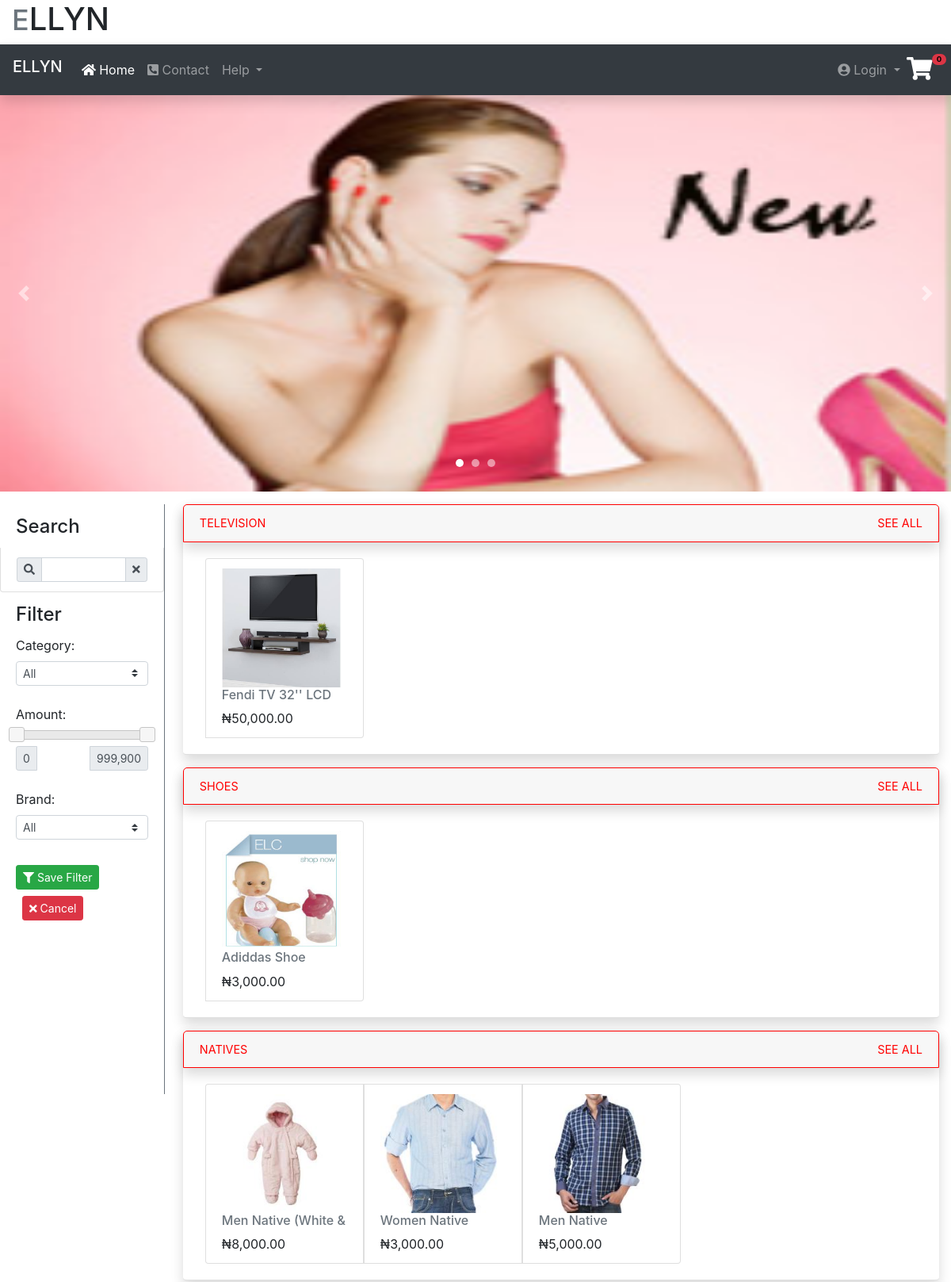
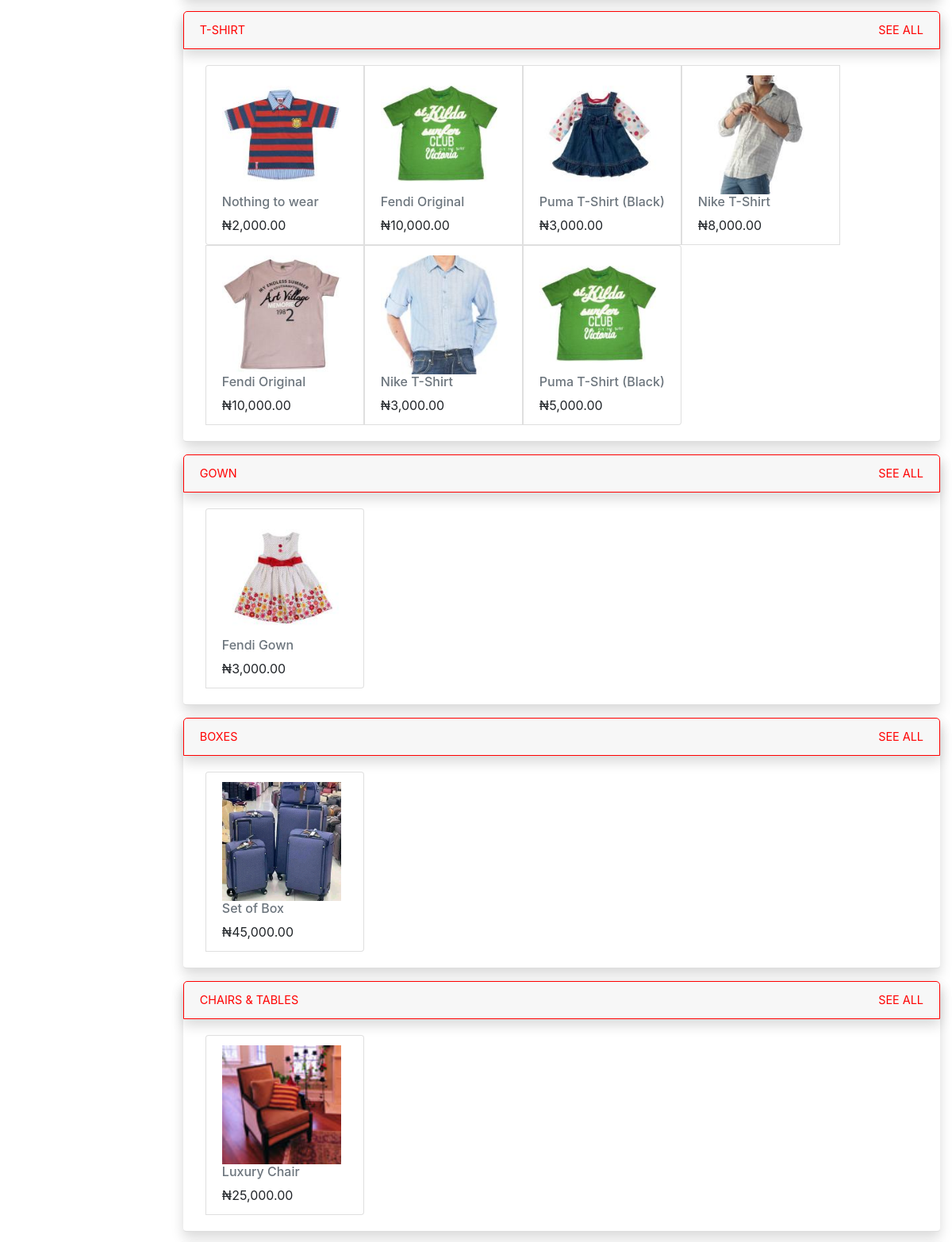
The page / (upper part) on the database its author committed (2 pictures, top to bottom).
### tables this page shows
CREATE TABLE `subcat` (
  `subcat_id` int(11) NOT NULL,
  `cat_id` int(11) NOT NULL,
  `item_subcat` varchar(15) NOT NULL
);

CREATE TABLE `items` (
  `item_id` varchar(11) NOT NULL,
  `item_name` varchar(50) NOT NULL,
  `item_category` int(11) NOT NULL,
  `item_subcat` int(11) NOT NULL,
  `item_brand` int(11) NOT NULL,
  `item_amount` double NOT NULL,
  `item_qty` int(11) NOT NULL,
  `item_size` varchar(20) NOT NULL,
  `item_color` varchar(50) NOT NULL,
  `item_date` date NOT NULL
);

### user-validation.php (called while the page is built, shortened)
<?php
    $isLoggedIn = false;
?>

### index_backend.php (the view, shortened to what this page needs)
<?php
    function getItemCat($cat){
        $data =[];
        $id = ($cat=='subcat')?$cat.'_id':'cat_id';
        $sql = "SELECT * FROM $cat";
        $query = mysqli_query($GLOBALS['$con'],$sql) or die("error - category");
        while($row = mysqli_fetch_assoc($query))
            $data[] = [$id => $row[$id],'item_'.$cat => $row['item_'.$cat]];
        return $data;
    }
    function other_items($group){
        $cat = getItemCat($group);
        $id = ($group=='subcat')?$group.'_id':'cat_id';
        $col = 'item_'.$group;
        for($j=0;$j<sizeof($cat);$j++){
            $item_cat = $cat[$j];
            $data ='<div class="item-card shadow mb-3">
                        <div class="item-card-header shadow item_other" >
                            <span class="">'.strtoupper($item_cat[$col]).'</span>
                            <a href="pool.php?ty='.$item_cat[$id].'" class="card-link" style="">SEE ALL</a>
                        </div>
                        <div class="item-card-body ">
                            <div class="d-flex flex-wrap list-group list-group-horizontal items pl-2" >';
            $sql = "SELECT * FROM items WHERE $col='$item_cat[$id]' ORDER BY item_date DESC LIMIT 0,10";
            $query = mysqli_query($GLOBALS['$con'],$sql) or die("error fetch items - key $key - SQL: ".$sql);
            while($row = mysqli_fetch_assoc($query)){
                $data .= '<div class="list-group-item item-info" id="'.$row['item_id'].'">
                                <img src="image/'.$row['item_id'].'_1.png" class="card-image-md"/>
                                <h6 class="item-name">'.$row['item_name'].'</h6>
                                <span class="item-amount">'.number_format($row['item_amount'],2).'</span>
                            </div>';
            }
            $data.= '</div></div></div>';
            if(mysqli_num_rows($query)>0)
                echo $data;
        }
    }
    function fetch_columns($column){
        $data = "<option selected value=''>All</option>";
        $table = explode('_',$column)[1];
        $id = ($table=='category')?'cat_id':$table.'_id';
        $sql = "SELECT * FROM $table";
        $query = mysqli_query($GLOBALS['$con'],$sql) or die("error");
        while($row = mysqli_fetch_assoc($query)){
            $data .= "<option value='".$row[$id]."'>".$row[$column]."</option>";
        }
        return $data;
    }
?>

### index.php (shortened to what this page needs)
<!DOCTYPE html>
<html lang="en">
    <head>
        <link rel="stylesheet" href="css/bootstrap.css">
        <link rel="stylesheet" href="css/all.css">
        <link rel="stylesheet" href="css/my-style.css">
        <link rel="stylesheet" href="css/jquery-ui.min.css">
        <?php
            require('user-validation.php');
            require("index_backend.php");
            $group = 'subcat';
        ?>
    </head>
    <body>
        <div class="container-fluid h1"><span class="figure-caption">E</span>LLYN</div>
        <nav class="navbar bg-dark navbar-dark navbar-expand-md  sticky-top shadow">
            <a class="navbar-brand h1" href="#">ELLYN</a>
            <div class="collapse navbar-collapse" id="navmenu">
                <ul class="navbar-nav">
                    <li class="nav-item">
                        <a href="" class="nav-link active">
                            <i class="fa fa-home"></i>
                            Home
                        </a>
                    </li>
                    <li class="nav-item">
                        <a class="nav-link">
                            <i class="fa fa-phone-square-alt"></i>
                            Contact
                        </a>
                    </li>
                    <li class="nav-item dropdown">
                        <a class="nav-link dropdown-toggle" href="#" id="helpNavbar" role="button" data-toggle="dropdown" aria-haspopup="true" aria-expanded="false">
                            Help
                        </a>
                    </li>
                </ul>
                <ul class="navbar-nav ml-auto mr-2">
                    <li class="nav-item dropdown ">
                    <?php
                        $cart_num = 0;
                        if(!$isLoggedIn){
                    ?>
                        <a class="nav-link dropdown-toggle" data-toggle="dropdown" id="userNavbar" aria-haspopup="true" aria-expanded="false">
                            <i class="fa fa-user-circle"></i>
                            Login
                        </a>
                    <?php
                    } ?>
                    </li>
                    <li class="nav-item">
                        <a href="cart.php" class="card-link">
                            <i class="fa fa-shopping-cart cart-icon mt-1" style="color:white; font-size: 1.8rem"></i>
                            <span class="badge badge-pill bg-danger cart" style="color:black">
                                <?php echo $cart_num ?>
                            </span>
                        </a>
                    </li>
                </ul>
            </div>
        </nav>
        <div class="carousel slide" id="myslide" data-ride="carousel">
            <ul class="carousel-indicators">
                <li data-target="#myslide" class="active" data-slide-to="0"></li>
                <li data-target="#myslide" data-slide-to="1" ></li>
                <li data-target="#myslide" data-slide-to="2"></li>
            </ul>
            <div class="carousel-inner mb-3">
                <div class="carousel-item item active">
                    <div class="carousel-caption">
                    </div>
                    <img src="banner/banner1.jpg"/>
                </div>
            </div>
            <a href="#myslide" class="carousel-control-prev" style="width:5%;" data-slide="prev">
                <span class="carousel-control-prev-icon"></span>
            </a>
            <a href="#myslide" class="carousel-control-next" style="width:5%;" data-slide="next">
                <span class="carousel-control-next-icon"></span>
            </a>
        </div>
        <div class="container-fluid pl-0">
            <div class="row">
                <div class="col-sm-2-5">
                    <div id="filter-sidebar">
                        <div class="d-block" >
                            <div class="h4 sidebar-heading d-inline-block pb-1">Search</div>
                            <div class="list-group-item border-top-0">
                                <div class="input-group input-group-sm">
                                    <div class="input-group-prepend" onclick="javascript:$('#search').focus()">
                                        <span class="input-group-text"><i class="fa fa-search"></i></span>
                                    </div>
                                    <input type="search" class="form-control" id="search"/>
                                    <div class="input-group-append cancel-search" onclick="javascript:$('#search').val('');$('#search').focus()">
                                        <span class="input-group-text"><i class="fa fa-times"></i></span>
                                    </div>
                                </div>
                            </div>
                        </div>
                        <div class="h4 pb-0 mb-0 sidebar-heading d-inline-block">Filter</div>
                        <div class="list-group list-group-flush sidebar-list">
                            <div class="list-group-item">
                                <label>Category:</label>
                                <select class="custom-select custom-select-sm" id="item_category" name="item_category">
                                    <?php echo fetch_columns('item_category'); ?>
                                </select>
                            </div>
                            <div class="list-group-item">
                                <label>Amount:</label>
                                <div class="m-auto "style="min-width:40%">
                                    <div class="" id="amt_range"  ></div>
                                </div>
                                <div class="input-group input-group-sm mt-2" style="font-size:0.7rem">
                                    <div class="input-group-prepend ">
                                        <span class="input-group-text min-range">0</span>
                                    </div>
                                    <div class="input-group-append ">
                                        <span class="input-group-text max-range">0</span>
                                    </div>
                                </div>
                            </div>
                            <div class="list-group-item">
                                <label>Brand:</label>
                                <select class="custom-select custom-select-sm" id="item_brand" name="item_brand">
                                    <?php echo fetch_columns('item_brand'); ?>
                                </select>
                            </div>
                            <div class="list-group-item m-auto ">
                                <button type="button" class="btn btn-sm btn-success mt-2" id="btn-filter">
                                    <i class="fa fa-filter"></i>
                                     Save Filter
                                </button>
                                <button type="button" class="btn btn-sm btn-danger mt-2 ml-2" id="btn-c-filter">
                                    <i class="fa fa-times"></i>
                                     Cancel
                                </button>
                            </div>
                        </div>
                    </div>
                </div>
                <div class="col-sm item_body pb-4">
                    <?php
                        other_items($group);
                    ?>
                </div>
            </div>
        </div>
    </body>
</html>

### css/all.css (style rules this page uses)
.fa-filter:before { content: "\f0b0"; }
.fa-home:before { content: "\f015"; }
.fa-phone-square-alt:before { content: "\f87b"; }
.fa-search:before { content: "\f002"; }
.fa-shopping-cart:before { content: "\f07a"; }
.fa-times:before { content: "\f00d"; }
.fa-user-circle:before { content: "\f2bd"; }

### css/my-style.css (style rules this page uses)
.carousel .item { height: 500px; }
.carousel img { width: 100%; height: 100%; position: absolute; }
.carousel-indicators li { height:10px; width: 10px; border-radius: 50%; margin: 5px; }
.cart { font-size:0.6rem; position: absolute; z-index: -1; }
.item-card { position: relative; display: -ms-flexbox; display: flex; -ms-flex-direction: column; flex-direction: column; min-width: 0; word-wrap: break-word; background-color: #fff; background-clip: border-box; border-bottom: 1px solid rgba(0, 0, 0, 0.125); border-radius: 0.25rem; }
.item-card-body { -ms-flex: 1 1 auto; flex: 1 1 auto; min-height: 1px; padding: 1.25rem; }
.item-card-header { padding: 0.75rem 1.25rem; margin-bottom: 0; background-color: rgba(0, 0, 0, 0.03); border-bottom: 1px solid rgba(0, 0, 0, 0.125); }
.item-card-header:first-child { border-radius: calc(0.25rem - 1px) calc(0.25rem - 1px) 0 0; }
.card-image-md { width: 150px; height: 150px; text-align: center !important; }
.item-info { min-width: 200px; max-width: 200px; -ms-flex: 1 1 auto !important; flex: 1 1 auto !important; border: 1px solid rgba(0, 0, 0, 0.125) !important; }
.item-amount::before { content: "\20A6"; }
.item-name { color: #6c757d; white-space:nowrap; overflow-y: hidden; }
.close, .nav-link { cursor:pointer }
.item_other { border: 1.9px solid red; border-top-left-radius: 5px !important; border-top-right-radius: 5px !important; color:red; font-size: 0.9rem; }
.item_other a,.pool-header a { float: right; color:red; }
#filter-sidebar { min-height: 93vh; -webkit-transition: margin .25s ease-out; -moz-transition: margin .25s ease-out; -o-transition: margin .25s ease-out; transition: margin .25s ease-out; border-right: 1px solid #6c757d !important; position: sticky; display: block; z-index: 1019; top: 4rem; left: 0; background-color:white; margin-left: 0; }
#filter-sidebar .sidebar-heading { padding: 0.875rem 1.25rem; }
#filter-sidebar { min-width: 13rem; width: 100%; }
.sidebar-list .list-group-item { border: 0 !important; }
.col-sm-2-5 { position: relative; width: 100%; padding-right: 15px; padding-left: 15px; }
.col-sm-2-5 { -ms-flex: 0 0 20%; flex: 0 0 20%; max-width: 19%; }

### rows shown on the page
subcat: item_subcat "TELEVISION"
items: item_id (picture), item_name "Fendi TV 32'' LCD", item_amount "50,000.00"
subcat: item_subcat "SHOES"
items: item_id (picture), item_name "Adiddas Shoe", item_amount "3,000.00"
subcat: item_subcat "NATIVES"
items: item_id (picture), item_name "Men Native (White &…", item_amount "8,000.00"
items: item_id (picture), item_name "Women Native", item_amount "3,000.00"
items: item_id (picture), item_name "Men Native", item_amount "5,000.00"
subcat: item_subcat "T-SHIRT"
items: item_id (picture), item_name "Nothing to wear", item_amount "2,000.00"
items: item_id (picture), item_name "Fendi Original", item_amount "10,000.00"
items: item_id (picture), item_name "Puma T-Shirt (Black)", item_amount "3,000.00"
items: item_id (picture), item_name "Nike T-Shirt", item_amount "8,000.00"
items: item_id (picture), item_name "Fendi Original", item_amount "10,000.00"
items: item_id (picture), item_name "Nike T-Shirt", item_amount "3,000.00"
items: item_id (picture), item_name "Puma T-Shirt (Black)", item_amount "5,000.00"
subcat: item_subcat "GOWN"
items: item_id (picture), item_name "Fendi Gown", item_amount "3,000.00"
subcat: item_subcat "BOXES"
items: item_id (picture), item_name "Set of Box", item_amount "45,000.00"
subcat: item_subcat "CHAIRS & TABLES"
items: item_id (picture), item_name "Luxury Chair", item_amount "25,000.00"

### other values the page prints
$cart_num "0"
